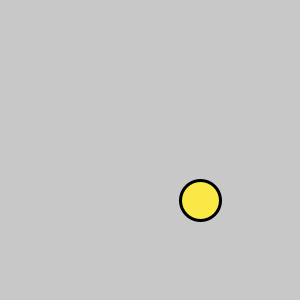
Frame 1 (no input)
Frame 60 (the mouse pressed at the canvas centre just before this capture): identical to frame 1, image omitted
Frame 120 (the mouse held since frame 60 and released just before this capture): identical to frame 1, image omitted

The Processing sketch that drew this single still picture (run headless with seeded random() and noise(); from frame 60 on, the mouse is pressed at the canvas centre):

// Processing sketch: Kontrol_Bola_dengan_Keyboard_Type_2
// ── Kontrol_Bola_dengan_Keyboard_Type_2.pde

int x = 200, y = 200;

void setup () {
  
  size (300, 300);
  strokeWeight (3);
  
}

void draw () {
  
  background (200);
  
  stroke (0);
  
  fill (#FAE847);
  ellipse (x, y, 40,40);
  
  if (key == 'a') {
    x = x - 1;
  }
  
  else if (key == 'd') {
    x = x + 1;
  }
  
  else if (key == 'w') {
    y = y - 1;
  }
  
  else if (key == 's') {
   y = y + 1;
  }
  
  if (x < -10) {
    x = width + 10;
  }
  
  if (x > width + 10) {
    x = -10;
  }
  
  if (y < -10) {
    y = height + 10;
  }
  
  if (y > height + 10) {
    y = -10;
  }
  
}
